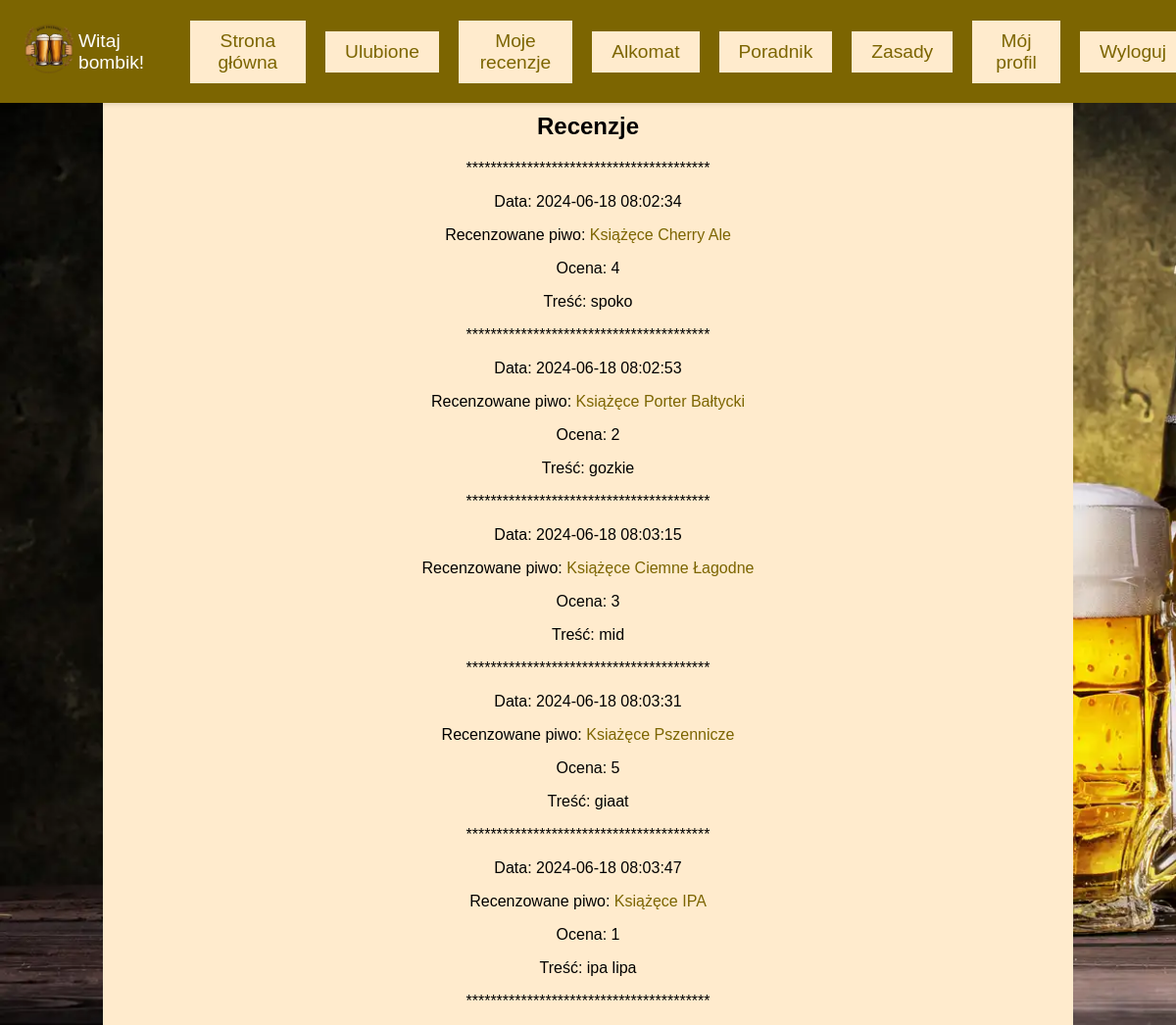
Page /myReviews.php (signed in) on the committed database.
### tables this page shows
CREATE TABLE `recenzje` (
  `id` int(10) UNSIGNED NOT NULL,
  `idPiwa` int(10) UNSIGNED NOT NULL,
  `nick` varchar(50) NOT NULL,
  `tresc` text NOT NULL,
  `ocena` int(11) NOT NULL,
  `data` timestamp NOT NULL DEFAULT current_timestamp() ON UPDATE current_timestamp()
);

CREATE TABLE `piwo` (
  `id` int(10) UNSIGNED NOT NULL,
  `idKategorii` int(10) UNSIGNED NOT NULL,
  `login` varchar(50) NOT NULL,
  `nazwa` varchar(50) NOT NULL,
  `obrazek` varchar(50) NOT NULL,
  `opis` text NOT NULL,
  `pojemnosc` int(11) NOT NULL,
  `cena` int(11) NOT NULL
);

### myReviews.php (the view, shortened to what this page needs)
<?php
require("menu.php");
$login = $_SESSION['login'];
$sql = "SELECT ocena, tresc, data, p.id AS idPiwa, nazwa
        FROM recenzje r
        JOIN piwo p ON p.id = r.idPiwa
        WHERE nick = '$login'";
$result = $conn->query($sql);
?>
<!DOCTYPE html>
<html lang="pl">
<head>
    <link rel="stylesheet" href="piwo.css">
</head>
<body>
<section>
    <h1>Recenzje</h1>
    <?php
    if ($result->num_rows > 0) {
        echo "****************************************";
        while($row = $result->fetch_assoc()) {
            echo "<div class='review'>";
            echo "<p>Data: " . $row['data'] . "</p>";
            echo "<p>Recenzowane piwo: <a href='details.php?id=" . $row['idPiwa'] . "'>" . $row['nazwa'] . "</a></p>";
            echo "<p>Ocena: " . $row['ocena'] . "</p>";
            echo "<p>Treść: " . $row['tresc'] . "</p>";
            echo "</div>";
            echo "****************************************";
        }
    } else {
        echo "<p>Brak recenzji do wyświetlenia.</p>";
    }
    ?>
    </section>
</body>
</html>

### menu.php (shortened to what this page needs)
<?php
 require("db.php");
 $login = $_SESSION['login'];
 $sql = "SELECT id FROM uzytkownicy WHERE login = ?";
 $stmt = $conn->prepare($sql);
 $stmt->bind_param("s", $login);
 $stmt->execute();
 $result = $stmt->get_result();
 $user = $result->fetch_assoc();
 $userId = $user['id'];
?>
<!DOCTYPE html>
<html lang="pl">
<head>
    <link rel="stylesheet" href="piwo.css">
</head>
<body>
<nav>
<a href="index.php"><img src="piwoes.png" alt="logo" width='60'></a>
    <text class="hello"> Witaj <?= $_SESSION["login"] ?>! </text>
    <a href="index.php" class="option1">Strona główna</a>
    <a href="favourites.php" class="option">Ulubione</a>
    <a href="myReviews.php" class="option">Moje recenzje</a>
    <a href="alkomat.php" class="option">Alkomat</a>
    <a href="poradnik.php" class="option">Poradnik</a>
    <a href="zasady.php" class="option">Zasady</a>
    <a href="userDetails.php?id=<?= $userId ?>" class="option">Mój profil</a>
    <a href="logout.php" class="option">Wyloguj</a>
</nav>
</body>
</html>

### piwo.css (style rules this page uses)
nav { background-color: rgb(124, 101, 1); padding: 20px; text-decoration: none; font-family: Arial, Helvetica, sans-serif; font-size: larger; justify-content: center; align-items: center; display: flex; position: fixed; width: 100%; top: 0; left: 0; z-index: 1000; box-shadow: 0 2px 4px rgba(0, 0, 0, 0.1); }
.hello { color: white; margin-right: 20px; }
.option, .option1 { padding: 10px 20px; background-color: blanchedalmond; text-align: center; text-decoration: none; color: rgb(124, 101, 1); margin: 0 10px; transition: background-color 0.3s, color 0.3s; }
.option1 { margin-left: 20px; }
body { background-image: url('background.jpg'); background-size: cover; background-repeat: no-repeat; margin: 0; padding-top: 80px; }
section { background-color: blanchedalmond; font-family: Arial, Helvetica, sans-serif; align-items: center; justify-content: center; text-align: center; padding: 15px; margin-left: auto; margin-right: auto; width: 80%; }
a { text-decoration: none; color: rgb(124, 101, 1); }

### rows in the picture
recenzje: data "2024-06-18 08:02:34", idPiwa.nazwa "Książęce Cherry Ale", ocena "4", tresc "spoko"
recenzje: data "2024-06-18 08:02:53", idPiwa.nazwa "Książęce Porter Bałtycki", ocena "2", tresc "gozkie"
recenzje: data "2024-06-18 08:03:15", idPiwa.nazwa "Książęce Ciemne Łagodne", ocena "3", tresc "mid"
recenzje: data "2024-06-18 08:03:31", idPiwa.nazwa "Ksiażęce Pszennicze", ocena "5", tresc "giaat"
recenzje: data "2024-06-18 08:03:47", idPiwa.nazwa "Książęce IPA", ocena "1", tresc "ipa lipa"

### other values in the picture
$_SESSION["login"] "bombik"
